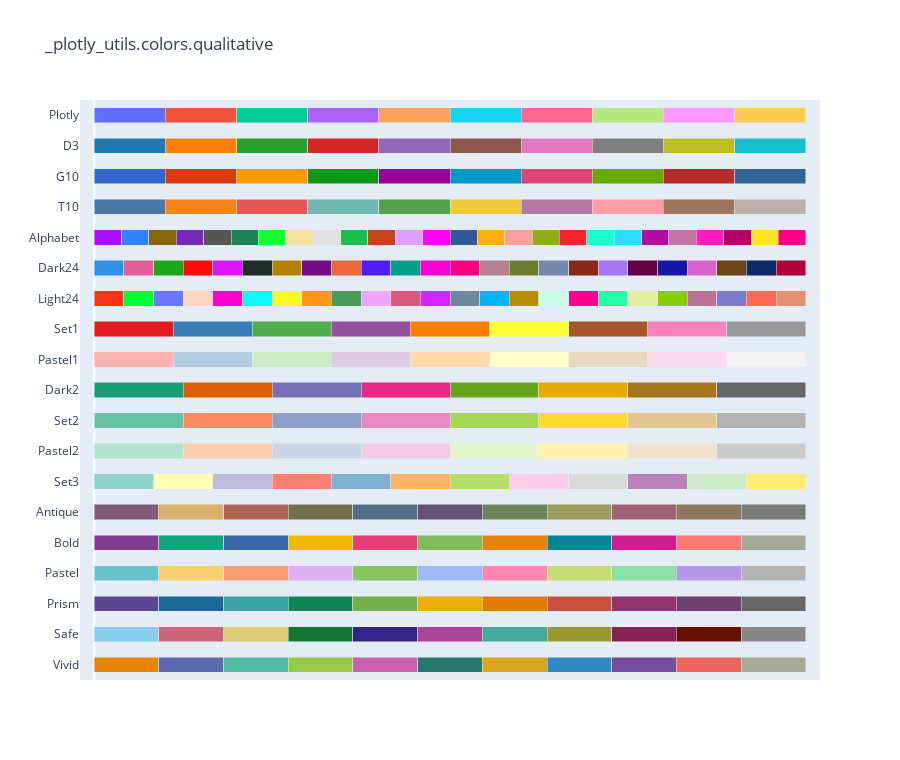

Notebook source saved alongside this figure:
### Code cell
import plotly.express as px

fig = px.colors.qualitative.swatches()
fig.show()

### Figure 1 — Plotly figure (JSON) as saved in the notebook; plotly's stock layout.template omitted (floating-point values rounded to 4 significant figures)
{"data": [{"customdata": [0, 1, 2, 3, 4, 5, 6, 7, 8, 9, 10], "hovertemplate": "%{y}[%{customdata}] = %{marker.color}<extra></extra>", "marker": {"color": ["rgb(229, 134, 6)", "rgb(93, 105, 177)", "rgb(82, 188, 163)", "rgb(153, 201, 69)", "rgb(204, 97, 176)", "rgb(36, 121, 108)", "rgb(218, 165, 27)", "rgb(47, 138, 196)", "rgb(118, 78, 159)", "rgb(237, 100, 90)", "rgb(165, 170, 153)"]}, "orientation": "h", "type": "bar", "x": [1, 1, 1, 1, 1, 1, 1, 1, 1, 1, 1], "y": ["Vivid", "Vivid", "Vivid", "Vivid", "Vivid", "Vivid", "Vivid", "Vivid", "Vivid", "Vivid", "Vivid"]}, {"customdata": [0, 1, 2, 3, 4, 5, 6, 7, 8, 9, 10], "hovertemplate": "%{y}[%{customdata}] = %{marker.color}<extra></extra>", "marker": {"color": ["rgb(136, 204, 238)", "rgb(204, 102, 119)", "rgb(221, 204, 119)", "rgb(17, 119, 51)", "rgb(51, 34, 136)", "rgb(170, 68, 153)", "rgb(68, 170, 153)", "rgb(153, 153, 51)", "rgb(136, 34, 85)", "rgb(102, 17, 0)", "rgb(136, 136, 136)"]}, "orientation": "h", "type": "bar", "x": [1, 1, 1, 1, 1, 1, 1, 1, 1, 1, 1], "y": ["Safe", "Safe", "Safe", "Safe", "Safe", "Safe", "Safe", "Safe", "Safe", "Safe", "Safe"]}, {"customdata": [0, 1, 2, 3, 4, 5, 6, 7, 8, 9, 10], "hovertemplate": "%{y}[%{customdata}] = %{marker.color}<extra></extra>", "marker": {"color": ["rgb(95, 70, 144)", "rgb(29, 105, 150)", "rgb(56, 166, 165)", "rgb(15, 133, 84)", "rgb(115, 175, 72)", "rgb(237, 173, 8)", "rgb(225, 124, 5)", "rgb(204, 80, 62)", "rgb(148, 52, 110)", "rgb(111, 64, 112)", "rgb(102, 102, 102)"]}, "orientation": "h", "type": "bar", "x": [1, 1, 1, 1, 1, 1, 1, 1, 1, 1, 1], "y": ["Prism", "Prism", "Prism", "Prism", "Prism", "Prism", "Prism", "Prism", "Prism", "Prism", "Prism"]}, {"customdata": [0, 1, 2, 3, 4, 5, 6, 7, 8, 9, 10], "hovertemplate": "%{y}[%{customdata}] = %{marker.color}<extra></extra>", "marker": {"color": ["rgb(102, 197, 204)", "rgb(246, 207, 113)", "rgb(248, 156, 116)", "rgb(220, 176, 242)", "rgb(135, 197, 95)", "rgb(158, 185, 243)", "rgb(254, 136, 177)", "rgb(201, 219, 116)", "rgb(139, 224, 164)", "rgb(180, 151, 231)", "rgb(179, 179, 179)"]}, "orientation": "h", "type": "bar", "x": [1, 1, 1, 1, 1, 1, 1, 1, 1, 1, 1], "y": ["Pastel", "Pastel", "Pastel", "Pastel", "Pastel", "Pastel", "Pastel", "Pastel", "Pastel", "Pastel", "Pastel"]}, {"customdata": [0, 1, 2, 3, 4, 5, 6, 7, 8, 9, 10], "hovertemplate": "%{y}[%{customdata}] = %{marker.color}<extra></extra>", "marker": {"color": ["rgb(127, 60, 141)", "rgb(17, 165, 121)", "rgb(57, 105, 172)", "rgb(242, 183, 1)", "rgb(231, 63, 116)", "rgb(128, 186, 90)", "rgb(230, 131, 16)", "rgb(0, 134, 149)", "rgb(207, 28, 144)", "rgb(249, 123, 114)", "rgb(165, 170, 153)"]}, "orientation": "h", "type": "bar", "x": [1, 1, 1, 1, 1, 1, 1, 1, 1, 1, 1], "y": ["Bold", "Bold", "Bold", "Bold", "Bold", "Bold", "Bold", "Bold", "Bold", "Bold", "Bold"]}, {"customdata": [0, 1, 2, 3, 4, 5, 6, 7, 8, 9, 10], "hovertemplate": "%{y}[%{customdata}] = %{marker.color}<extra></extra>", "marker": {"color": ["rgb(133, 92, 117)", "rgb(217, 175, 107)", "rgb(175, 100, 88)", "rgb(115, 111, 76)", "rgb(82, 106, 131)", "rgb(98, 83, 119)", "rgb(104, 133, 92)", "rgb(156, 156, 94)", "rgb(160, 97, 119)", "rgb(140, 120, 93)", "rgb(124, 124, 124)"]}, "orientation": "h", "type": "bar", "x": [1, 1, 1, 1, 1, 1, 1, 1, 1, 1, 1], "y": ["Antique", "Antique", "Antique", "Antique", "Antique", "Antique", "Antique", "Antique", "Antique", "Antique", "Antique"]}, {"customdata": [0, 1, 2, 3, 4, 5, 6, 7, 8, 9, 10, 11], "hovertemplate": "%{y}[%{customdata}] = %{marker.color}<extra></extra>", "marker": {"color": ["rgb(141,211,199)", "rgb(255,255,179)", "rgb(190,186,218)", "rgb(251,128,114)", "rgb(128,177,211)", "rgb(253,180,98)", "rgb(179,222,105)", "rgb(252,205,229)", "rgb(217,217,217)", "rgb(188,128,189)", "rgb(204,235,197)", "rgb(255,237,111)"]}, "orientation": "h", "type": "bar", "x": [1, 1, 1, 1, 1, 1, 1, 1, 1, 1, 1, 1], "y": ["Set3", "Set3", "Set3", "Set3", "Set3", "Set3", "Set3", "Set3", "Set3", "Set3", "Set3", "Set3"]}, {"customdata": [0, 1, 2, 3, 4, 5, 6, 7], "hovertemplate": "%{y}[%{customdata}] = %{marker.color}<extra></extra>", "marker": {"color": ["rgb(179,226,205)", "rgb(253,205,172)", "rgb(203,213,232)", "rgb(244,202,228)", "rgb(230,245,201)", "rgb(255,242,174)", "rgb(241,226,204)", "rgb(204,204,204)"]}, "orientation": "h", "type": "bar", "x": [1, 1, 1, 1, 1, 1, 1, 1], "y": ["Pastel2", "Pastel2", "Pastel2", "Pastel2", "Pastel2", "Pastel2", "Pastel2", "Pastel2"]}, {"customdata": [0, 1, 2, 3, 4, 5, 6, 7], "hovertemplate": "%{y}[%{customdata}] = %{marker.color}<extra></extra>", "marker": {"color": ["rgb(102,194,165)", "rgb(252,141,98)", "rgb(141,160,203)", "rgb(231,138,195)", "rgb(166,216,84)", "rgb(255,217,47)", "rgb(229,196,148)", "rgb(179,179,179)"]}, "orientation": "h", "type": "bar", "x": [1, 1, 1, 1, 1, 1, 1, 1], "y": ["Set2", "Set2", "Set2", "Set2", "Set2", "Set2", "Set2", "Set2"]}, {"customdata": [0, 1, 2, 3, 4, 5, 6, 7], "hovertemplate": "%{y}[%{customdata}] = %{marker.color}<extra></extra>", "marker": {"color": ["rgb(27,158,119)", "rgb(217,95,2)", "rgb(117,112,179)", "rgb(231,41,138)", "rgb(102,166,30)", "rgb(230,171,2)", "rgb(166,118,29)", "rgb(102,102,102)"]}, "orientation": "h", "type": "bar", "x": [1, 1, 1, 1, 1, 1, 1, 1], "y": ["Dark2", "Dark2", "Dark2", "Dark2", "Dark2", "Dark2", "Dark2", "Dark2"]}, {"customdata": [0, 1, 2, 3, 4, 5, 6, 7, 8], "hovertemplate": "%{y}[%{customdata}] = %{marker.color}<extra></extra>", "marker": {"color": ["rgb(251,180,174)", "rgb(179,205,227)", "rgb(204,235,197)", "rgb(222,203,228)", "rgb(254,217,166)", "rgb(255,255,204)", "rgb(229,216,189)", "rgb(253,218,236)", "rgb(242,242,242)"]}, "orientation": "h", "type": "bar", "x": [1, 1, 1, 1, 1, 1, 1, 1, 1], "y": ["Pastel1", "Pastel1", "Pastel1", "Pastel1", "Pastel1", "Pastel1", "Pastel1", "Pastel1", "Pastel1"]}, {"customdata": [0, 1, 2, 3, 4, 5, 6, 7, 8], "hovertemplate": "%{y}[%{customdata}] = %{marker.color}<extra></extra>", "marker": {"color": ["rgb(228,26,28)", "rgb(55,126,184)", "rgb(77,175,74)", "rgb(152,78,163)", "rgb(255,127,0)", "rgb(255,255,51)", "rgb(166,86,40)", "rgb(247,129,191)", "rgb(153,153,153)"]}, "orientation": "h", "type": "bar", "x": [1, 1, 1, 1, 1, 1, 1, 1, 1], "y": ["Set1", "Set1", "Set1", "Set1", "Set1", "Set1", "Set1", "Set1", "Set1"]}, {"customdata": [0, 1, 2, 3, 4, 5, 6, 7, 8, 9, 10, 11, 12, 13, 14, 15, 16, 17, 18, 19, 20, 21, 22, 23], "hovertemplate": "%{y}[%{customdata}] = %{marker.color}<extra></extra>", "marker": {"color": ["#FD3216", "#00FE35", "#6A76FC", "#FED4C4", "#FE00CE", "#0DF9FF", "#F6F926", "#FF9616", "#479B55", "#EEA6FB", "#DC587D", "#D626FF", "#6E899C", "#00B5F7", "#B68E00", "#C9FBE5", "#FF0092", "#22FFA7", "#E3EE9E", "#86CE00", "#BC7196", "#7E7DCD", "#FC6955", "#E48F72"]}, "orientation": "h", "type": "bar", "x": [1, 1, 1, 1, 1, 1, 1, 1, 1, 1, 1, 1, 1, 1, 1, 1, 1, 1, 1, 1, 1, 1, 1, 1], "y": ["Light24", "Light24", "Light24", "Light24", "Light24", "Light24", "Light24", "Light24", "Light24", "Light24", "Light24", "Light24", "Light24", "Light24", "Light24", "Light24", "Light24", "Light24", "Light24", "Light24", "Light24", "Light24", "Light24", "Light24"]}, {"customdata": [0, 1, 2, 3, 4, 5, 6, 7, 8, 9, 10, 11, 12, 13, 14, 15, 16, 17, 18, 19, 20, 21, 22, 23], "hovertemplate": "%{y}[%{customdata}] = %{marker.color}<extra></extra>", "marker": {"color": ["#2E91E5", "#E15F99", "#1CA71C", "#FB0D0D", "#DA16FF", "#222A2A", "#B68100", "#750D86", "#EB663B", "#511CFB", "#00A08B", "#FB00D1", "#FC0080", "#B2828D", "#6C7C32", "#778AAE", "#862A16", "#A777F1", "#620042", "#1616A7", "#DA60CA", "#6C4516", "#0D2A63", "#AF0038"]}, "orientation": "h", "type": "bar", "x": [1, 1, 1, 1, 1, 1, 1, 1, 1, 1, 1, 1, 1, 1, 1, 1, 1, 1, 1, 1, 1, 1, 1, 1], "y": ["Dark24", "Dark24", "Dark24", "Dark24", "Dark24", "Dark24", "Dark24", "Dark24", "Dark24", "Dark24", "Dark24", "Dark24", "Dark24", "Dark24", "Dark24", "Dark24", "Dark24", "Dark24", "Dark24", "Dark24", "Dark24", "Dark24", "Dark24", "Dark24"]}, {"customdata": [0, 1, 2, 3, 4, 5, 6, 7, 8, 9, 10, 11, 12, 13, 14, 15, 16, 17, 18, 19, 20, 21, 22, 23, 24, 25], "hovertemplate": "%{y}[%{customdata}] = %{marker.color}<extra></extra>", "marker": {"color": ["#AA0DFE", "#3283FE", "#85660D", "#782AB6", "#565656", "#1C8356", "#16FF32", "#F7E1A0", "#E2E2E2", "#1CBE4F", "#C4451C", "#DEA0FD", "#FE00FA", "#325A9B", "#FEAF16", "#F8A19F", "#90AD1C", "#F6222E", "#1CFFCE", "#2ED9FF", "#B10DA1", "#C075A6", "#FC1CBF", "#B00068", "#FBE426", "#FA0087"]}, "orientation": "h", "type": "bar", "x": [1, 1, 1, 1, 1, 1, 1, 1, 1, 1, 1, 1, 1, 1, 1, 1, 1, 1, 1, 1, 1, 1, 1, 1, 1, 1], "y": ["Alphabet", "Alphabet", "Alphabet", "Alphabet", "Alphabet", "Alphabet", "Alphabet", "Alphabet", "Alphabet", "Alphabet", "Alphabet", "Alphabet", "Alphabet", "Alphabet", "Alphabet", "Alphabet", "Alphabet", "Alphabet", "Alphabet", "Alphabet", "Alphabet", "Alphabet", "Alphabet", "Alphabet", "Alphabet", "Alphabet"]}, {"customdata": [0, 1, 2, 3, 4, 5, 6, 7, 8, 9], "hovertemplate": "%{y}[%{customdata}] = %{marker.color}<extra></extra>", "marker": {"color": ["#4C78A8", "#F58518", "#E45756", "#72B7B2", "#54A24B", "#EECA3B", "#B279A2", "#FF9DA6", "#9D755D", "#BAB0AC"]}, "orientation": "h", "type": "bar", "x": [1, 1, 1, 1, 1, 1, 1, 1, 1, 1], "y": ["T10", "T10", "T10", "T10", "T10", "T10", "T10", "T10", "T10", "T10"]}, {"customdata": [0, 1, 2, 3, 4, 5, 6, 7, 8, 9], "hovertemplate": "%{y}[%{customdata}] = %{marker.color}<extra></extra>", "marker": {"color": ["#3366CC", "#DC3912", "#FF9900", "#109618", "#990099", "#0099C6", "#DD4477", "#66AA00", "#B82E2E", "#316395"]}, "orientation": "h", "type": "bar", "x": [1, 1, 1, 1, 1, 1, 1, 1, 1, 1], "y": ["G10", "G10", "G10", "G10", "G10", "G10", "G10", "G10", "G10", "G10"]}, {"customdata": [0, 1, 2, 3, 4, 5, 6, 7, 8, 9], "hovertemplate": "%{y}[%{customdata}] = %{marker.color}<extra></extra>", "marker": {"color": ["#1F77B4", "#FF7F0E", "#2CA02C", "#D62728", "#9467BD", "#8C564B", "#E377C2", "#7F7F7F", "#BCBD22", "#17BECF"]}, "orientation": "h", "type": "bar", "x": [1, 1, 1, 1, 1, 1, 1, 1, 1, 1], "y": ["D3", "D3", "D3", "D3", "D3", "D3", "D3", "D3", "D3", "D3"]}, {"customdata": [0, 1, 2, 3, 4, 5, 6, 7, 8, 9], "hovertemplate": "%{y}[%{customdata}] = %{marker.color}<extra></extra>", "marker": {"color": ["#636EFA", "#EF553B", "#00CC96", "#AB63FA", "#FFA15A", "#19D3F3", "#FF6692", "#B6E880", "#FF97FF", "#FECB52"]}, "orientation": "h", "type": "bar", "x": [1, 1, 1, 1, 1, 1, 1, 1, 1, 1], "y": ["Plotly", "Plotly", "Plotly", "Plotly", "Plotly", "Plotly", "Plotly", "Plotly", "Plotly", "Plotly"]}], "layout": {"bargap": 0.5, "barmode": "stack", "barnorm": "fraction", "height": 760, "showlegend": false, "title": {"text": "_plotly_utils.colors.qualitative"}, "xaxis": {"range": [-0.02, 1.02], "showgrid": false, "showticklabels": false}}}
